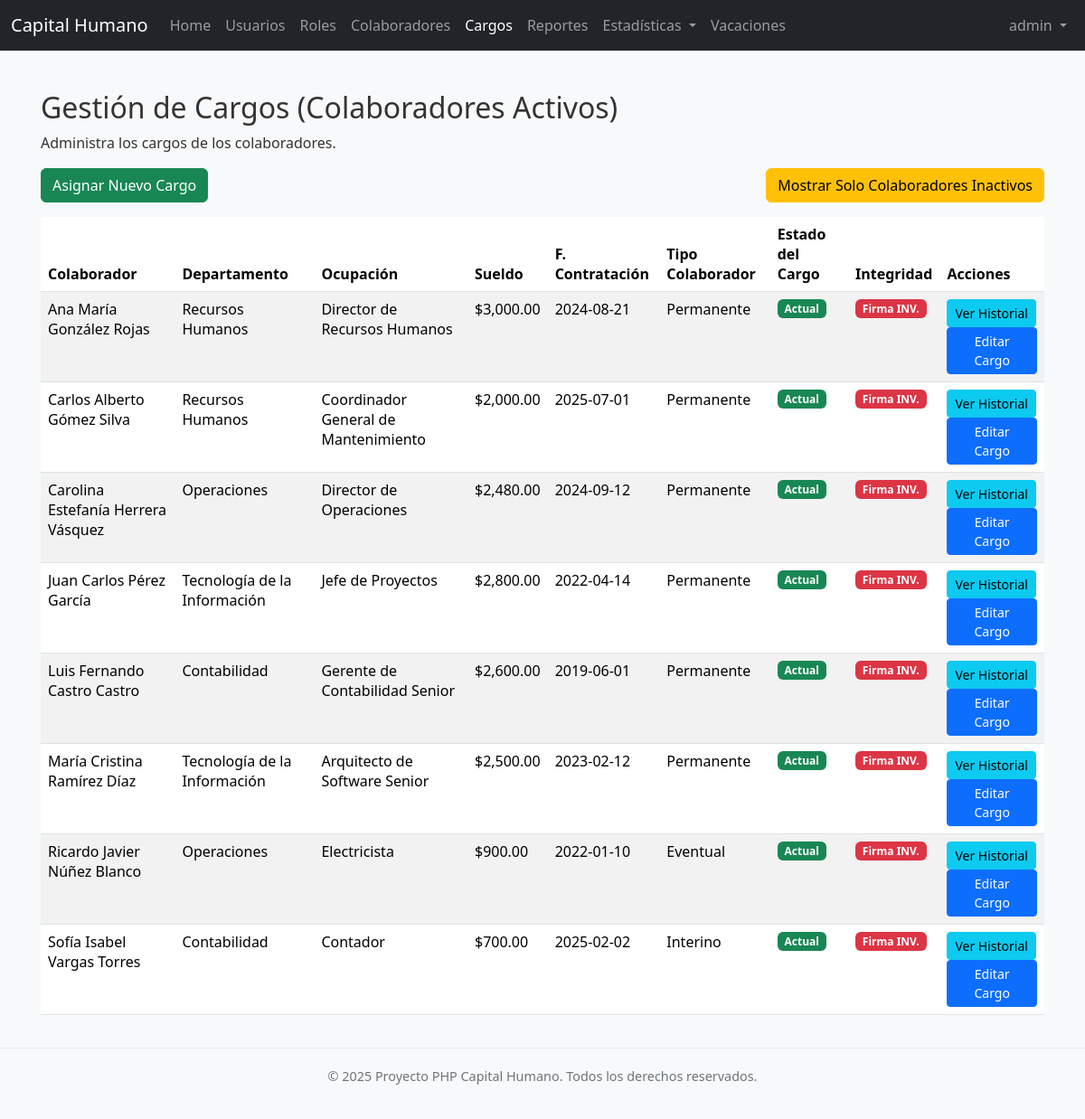
Page /cargos/index.php (signed in) on the committed database.
### tables this page shows
CREATE TABLE IF NOT EXISTS `cargos` (
  `id_cargo` int NOT NULL AUTO_INCREMENT,
  `id_colaborador` int NOT NULL,
  `id_departamento` int NOT NULL,
  `id_ocupacion` int NOT NULL,
  `sueldo` decimal(10,2) NOT NULL,
  `fecha_contratacion` date NOT NULL,
  `tipo_colaborador` enum('Permanente','Eventual','Interino') NOT NULL,
  `activo_en_cargo` tinyint(1) DEFAULT '1',
  `firma_datos` text,
  `fecha_firma` datetime DEFAULT NULL,
  PRIMARY KEY (`id_cargo`),
  KEY `id_colaborador` (`id_colaborador`),
  KEY `id_departamento` (`id_departamento`),
  KEY `id_ocupacion` (`id_ocupacion`)
);

CREATE TABLE IF NOT EXISTS `departamentos` (
  `id_departamento` int NOT NULL AUTO_INCREMENT,
  `nombre_departamento` varchar(100) NOT NULL,
  PRIMARY KEY (`id_departamento`),
  UNIQUE KEY `nombre_departamento` (`nombre_departamento`)
);

CREATE TABLE IF NOT EXISTS `ocupaciones` (
  `id_ocupacion` int NOT NULL AUTO_INCREMENT,
  `nombre_ocupacion` varchar(100) NOT NULL,
  PRIMARY KEY (`id_ocupacion`),
  UNIQUE KEY `nombre_ocupacion` (`nombre_ocupacion`)
);

### cargos/funciones.php (called while the page is built, shortened)
<?php
function verificarFirmaCargo($data_to_verify, $signature_b64) {
    $public_key = openssl_pkey_get_public(file_get_contents(PUBLIC_KEY_PATH));
    if (!$public_key) {
        return false;
    }
    $serialized_data = json_encode($data_to_verify);
    $signature = base64_decode($signature_b64);
    $result = openssl_verify($serialized_data, $signature, $public_key, OPENSSL_ALGO_SHA256);
    return ($result === 1);
}
function getCargos($link, $mostrarSoloInactivosColaboradores = false) {
    $cargos = [];
    $sql = "SELECT c.id_cargo, c.id_colaborador, c.id_departamento, c.id_ocupacion, CONCAT(col.primer_nombre, ' ', col.segundo_nombre, ' ', col.primer_apellido, ' ', col.segundo_apellido) AS nombre_colaborador,
                   d.nombre_departamento, o.nombre_ocupacion,
                   c.sueldo, c.fecha_contratacion,
                   c.tipo_colaborador, c.activo_en_cargo, c.firma_datos, c.fecha_firma
            FROM cargos c
            JOIN colaboradores col ON c.id_colaborador = col.id_colaborador
            JOIN departamentos d ON c.id_departamento = d.id_departamento
            JOIN ocupaciones o ON c.id_ocupacion = o.id_ocupacion
            WHERE c.activo_en_cargo = TRUE";
    if ($mostrarSoloInactivosColaboradores) {
        $sql .= " AND col.activo = FALSE";
    } else {
        $sql .= " AND col.activo = TRUE";
    }
    $sql .= " ORDER BY nombre_colaborador ASC, c.fecha_contratacion DESC";
    if ($result = mysqli_query($link, $sql)) {
        while ($row = mysqli_fetch_assoc($result)) {
            $cargos[] = $row;
        }
    }
    return $cargos;
}
?>

### cargos/index.php (the view, shortened to what this page needs)
<?php
require_once '../config.php';
require_once 'funciones.php';
require_once '../classes/Footer.php';
require_once '../includes/navbar.php';
$mostrar_solo_inactivos_colaboradores = isset($_GET['mostrar_inactivos']) && $_GET['mostrar_inactivos'] == 'true';
$cargos = getCargos($link, $mostrar_solo_inactivos_colaboradores);
?>
<!DOCTYPE html>
<html lang="es">
<head>
    <link href="https://cdn.jsdelivr.net/npm/bootstrap@5.3.3/dist/css/bootstrap.min.css" rel="stylesheet">
    <link rel="stylesheet" href="../css/style.css">
</head>
<body>
    <div class="container mt-4 content-wrapper">
        <h2>Gestión de Cargos <?php echo $mostrar_solo_inactivos_colaboradores ? '(Colaboradores Inactivos)' : '(Colaboradores Activos)'; ?></h2>
        <p>Administra los cargos de los colaboradores.</p>
        <div class="d-flex justify-content-between mb-3">
            <?php if (!$mostrar_solo_inactivos_colaboradores):  ?>
                <a href="crear.php" class="btn btn-success">Asignar Nuevo Cargo</a>
            <?php else: ?>
                <div></div>
            <?php endif; ?>
            <?php if ($mostrar_solo_inactivos_colaboradores):  ?>
                <a href="index.php" class="btn btn-info">Mostrar Solo Colaboradores Activos</a>
            <?php else:  ?>
                <a href="index.php?mostrar_inactivos=true" class="btn btn-warning">Mostrar Solo Colaboradores Inactivos</a>
            <?php endif; ?>
        </div>
        <?php if (!empty($cargos)): ?>
            <div class="table-responsive">
                <table class="table table-striped table-hover">
                    <thead>
                        <tr>
                            <th>Colaborador</th>
                            <th>Departamento</th>
                            <th>Ocupación</th>
                            <th>Sueldo</th>
                            <th>F. Contratación</th>
                            <th>Tipo Colaborador</th>
                            <th>Estado del Cargo</th>
                            <th>Integridad</th>
                            <th>Acciones</th>
                        </tr>
                    </thead>
                    <tbody>
                        <?php foreach ($cargos as $cargo): ?>
                            <tr>
                                <td><?php echo htmlspecialchars($cargo['nombre_colaborador'] ?? ''); ?></td>
                                <td><?php echo htmlspecialchars($cargo['nombre_departamento'] ?? ''); ?></td>
                                <td><?php echo htmlspecialchars($cargo['nombre_ocupacion'] ?? ''); ?></td> <td>$<?php echo number_format($cargo['sueldo'] ?? 0, 2); ?></td>
                                <td><?php echo htmlspecialchars($cargo['fecha_contratacion'] ?? ''); ?></td>
                                <td><?php echo htmlspecialchars($cargo['tipo_colaborador'] ?? ''); ?></td>
                                <td>
                                    <?php
                                    if ($mostrar_solo_inactivos_colaboradores || ($cargo['activo_en_cargo'] ?? 0) == 0) {
                                        echo '<span class="badge bg-secondary">Histórico</span>';
                                    } else {
                                        echo '<span class="badge bg-success">Actual</span>';
                                    }
                                    ?>
                                </td>
                                <td>
                                    <?php
                                        $data_for_verification = [
                                            'id_colaborador' => $cargo['id_colaborador'],
                                            'id_departamento' => $cargo['id_departamento'],
                                            'id_ocupacion' => $cargo['id_ocupacion'],
                                            'sueldo' => (float)($cargo['sueldo'] ?? 0),
                                            'fecha_contratacion' => $cargo['fecha_contratacion'],
                                            'tipo_colaborador' => $cargo['tipo_colaborador'],
                                            'timestamp' => $cargo['fecha_firma']
                                        ];
                                        if (!empty($cargo['firma_datos']) && verificarFirmaCargo($data_for_verification, $cargo['firma_datos'])) {
                                            echo '<span class="badge bg-success">Firmado OK</span>';
                                        } elseif (!empty($cargo['firma_datos'])) {
                                            echo '<span class="badge bg-danger">Firma INV.</span>';
                                        } else {
                                            echo '<span class="badge bg-secondary">Sin Firma</span>';
                                        }
                                    ?>
                                </td>
                                <td>
                                    <a href="ver_historial.php?id_colaborador=<?php echo $cargo['id_colaborador']; ?>" class="btn btn-info btn-sm">Ver Historial</a>
                                    <?php if (($cargo['activo_en_cargo'] ?? 0) == 1): ?>
                                        <a href="editar.php?id_cargo=<?php echo $cargo['id_cargo']; ?>" class="btn btn-primary btn-sm">Editar Cargo</a>
                                    <?php endif; ?>
                                </td>
                            </tr>
                        <?php endforeach; ?>
                    </tbody>
                </table>
            </div>
        <?php else: ?>
            <div class="alert alert-info">No hay cargos registrados en el sistema para esta vista.</div>
        <?php endif; ?>
    </div>
    <?php
    if (class_exists('Footer')) {
        $footer = new Footer();
        $footer->render();
    } else {
        echo '<footer class="footer">';
        echo '  <div class="container">';
        echo '      <p>&copy; ' . date("Y") . ' Proyecto PHP Capital Humano. Todos los derechos reservados.</p>';
        echo '  </div>';
        echo '</footer>';
    }
    ?>
</body>
</html>

### css/style.css (style rules this page uses)
body { font-family: 'Segoe UI', 'Helvetica Neue', Arial, sans-serif; margin: 0; color: #333; display: flex; flex-direction: column; min-height: 100vh; overflow-x: hidden; background-color: #f8f9fa; }
.content, .content-wrapper { flex: 1; overflow-y: auto; padding: 20px 15px; }

### rows in the picture
cargos: nombre_colaborador "Ana María González Rojas", id_departamento.nombre_departamento "Recursos Humanos", id_ocupacion.nombre_ocupacion "Director de Recursos Humanos", sueldo "3,000.00", fecha_contratacion "2024-08-21", tipo_colaborador "Permanente", activo_en_cargo "Actual", shows "Firma INV."
cargos: nombre_colaborador "Carlos Alberto Gómez Silva", id_departamento.nombre_departamento "Recursos Humanos", id_ocupacion.nombre_ocupacion "Coordinador General de Mantenimiento", sueldo "2,000.00", fecha_contratacion "2025-07-01", tipo_colaborador "Permanente", activo_en_cargo "Actual", shows "Firma INV."
cargos: nombre_colaborador "Carolina Estefanía Herrera Vásquez", id_departamento.nombre_departamento "Operaciones", id_ocupacion.nombre_ocupacion "Director de Operaciones", sueldo "2,480.00", fecha_contratacion "2024-09-12", tipo_colaborador "Permanente", activo_en_cargo "Actual", shows "Firma INV."
cargos: nombre_colaborador "Juan Carlos Pérez García", id_departamento.nombre_departamento "Tecnología de la Información", id_ocupacion.nombre_ocupacion "Jefe de Proyectos", sueldo "2,800.00", fecha_contratacion "2022-04-14", tipo_colaborador "Permanente", activo_en_cargo "Actual", shows "Firma INV."
cargos: nombre_colaborador "Luis Fernando Castro Castro", id_departamento.nombre_departamento "Contabilidad", id_ocupacion.nombre_ocupacion "Gerente de Contabilidad Senior", sueldo "2,600.00", fecha_contratacion "2019-06-01", tipo_colaborador "Permanente", activo_en_cargo "Actual", shows "Firma INV."
cargos: nombre_colaborador "María Cristina Ramírez Díaz", id_departamento.nombre_departamento "Tecnología de la Información", id_ocupacion.nombre_ocupacion "Arquitecto de Software Senior", sueldo "2,500.00", fecha_contratacion "2023-02-12", tipo_colaborador "Permanente", activo_en_cargo "Actual", shows "Firma INV."
cargos: nombre_colaborador "Ricardo Javier Núñez Blanco", id_departamento.nombre_departamento "Operaciones", id_ocupacion.nombre_ocupacion "Electricista", sueldo "900.00", fecha_contratacion "2022-01-10", tipo_colaborador "Eventual", activo_en_cargo "Actual", shows "Firma INV."
cargos: nombre_colaborador "Sofía Isabel Vargas Torres", id_departamento.nombre_departamento "Contabilidad", id_ocupacion.nombre_ocupacion "Contador", sueldo "700.00", fecha_contratacion "2025-02-02", tipo_colaborador "Interino", activo_en_cargo "Actual", shows "Firma INV."

### other values in the picture
$_SESSION["username"] "admin"
